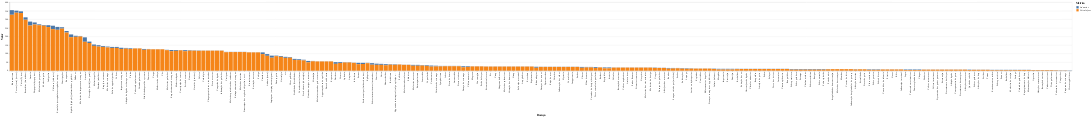

The notebook cell saved with this chart:
### Code cell
long = (
    df_ailments_per_ad
    .unpivot(
        index='Doença',                # columns to keep as-is
        on=['Anúncios', 'Veiculações'], # columns to stack
        variable_name='Métrica',        # name for the “former column name” column
        value_name='Valor'              # name for the stacked values
    )
)

alt.Chart(long).mark_bar().encode(
    x=alt.X('Doença:N', sort='-y'),
    y='Valor:Q',
    color='Métrica:N'
)

### Figure 1 — Vega-Lite specification as saved in the notebook (floating-point values rounded to 4 significant figures; data arrays with more than 128 entries replaced by an {"elided": "..."} marker saying what was removed)
{"config": {"view": {"continuousWidth": 300, "continuousHeight": 300}}, "data": {"name": "data-d439b2c19321c38e99115b2956dfa2ff"}, "mark": {"type": "bar"}, "encoding": {"color": {"field": "Métrica", "type": "nominal"}, "x": {"field": "Doença", "sort": "-y", "type": "nominal"}, "y": {"field": "Valor", "type": "quantitative"}}, "$schema": "https://vega.github.io/schema/vega-lite/v5.20.1.json", "datasets": {"data-d439b2c19321c38e99115b2956dfa2ff": {"elided": "466 records"}}}
